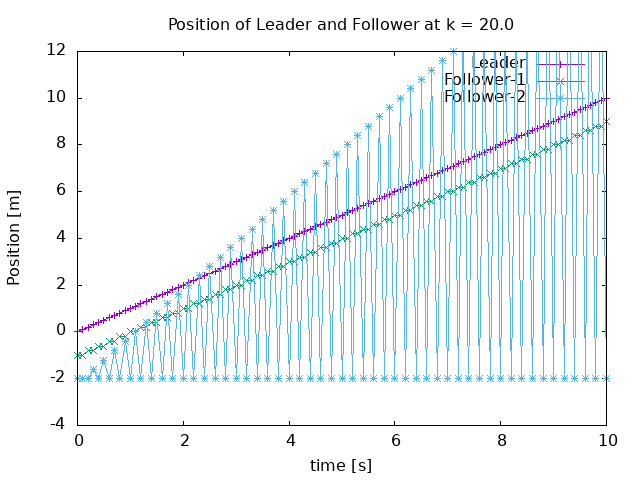

The script that saved this image:
set terminal png
set output 'plot-04.png'

set xrange [ 0: 10 ]
set yrange [ -4: 12 ]

set xlabel 'time [s]'
set xlabel font "Arial,12"

set ylabel 'Position [m]'
set ylabel font "Arial,12"

set title 'Position of Leader and Follower at k = 20.0'
set title font'Arial,12'

plot 'out-04.txt' u 1:3 w lp t 'Leader', 'out-04.txt' u 1:5 w lp t 'Follower-1', 'out-04.txt' u 1:7 w lp t 'Follower-2'

set terminal qt
set output
